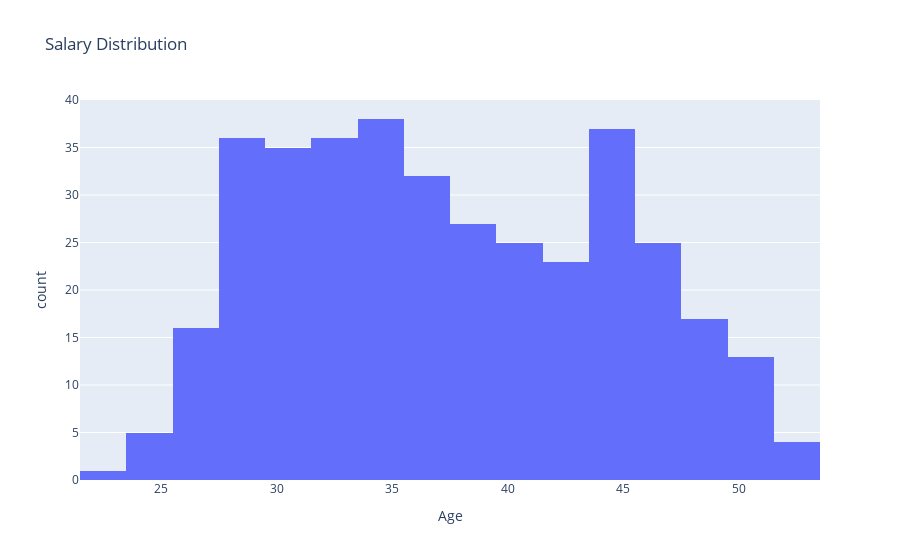

The notebook cell saved with this chart:
### Code cell
fig = px.histogram(df_salary_people_raw,
                   x="Age",
                   nbins=30,
                   title="Salary Distribution")
fig.show()

### Figure 1 — Plotly figure (JSON) as saved in the notebook; plotly's stock layout.template omitted (floating-point values rounded to 4 significant figures; data arrays with more than 128 entries replaced by an {"elided": "..."} marker saying what was removed)
{"data": [{"bingroup": "x", "hovertemplate": "Age=%{x}<br>count=%{y}<extra></extra>", "legendgroup": "", "marker": {"color": "#636efa", "pattern": {"shape": ""}}, "name": "", "nbinsx": 30, "orientation": "v", "showlegend": false, "type": "histogram", "x": {"elided": "375 float values"}, "xaxis": "x", "yaxis": "y"}], "layout": {"barmode": "relative", "legend": {"tracegroupgap": 0}, "title": {"text": "Salary Distribution"}, "xaxis": {"anchor": "y", "domain": [0, 1], "title": {"text": "Age"}}, "yaxis": {"anchor": "x", "domain": [0, 1], "title": {"text": "count"}}}}
